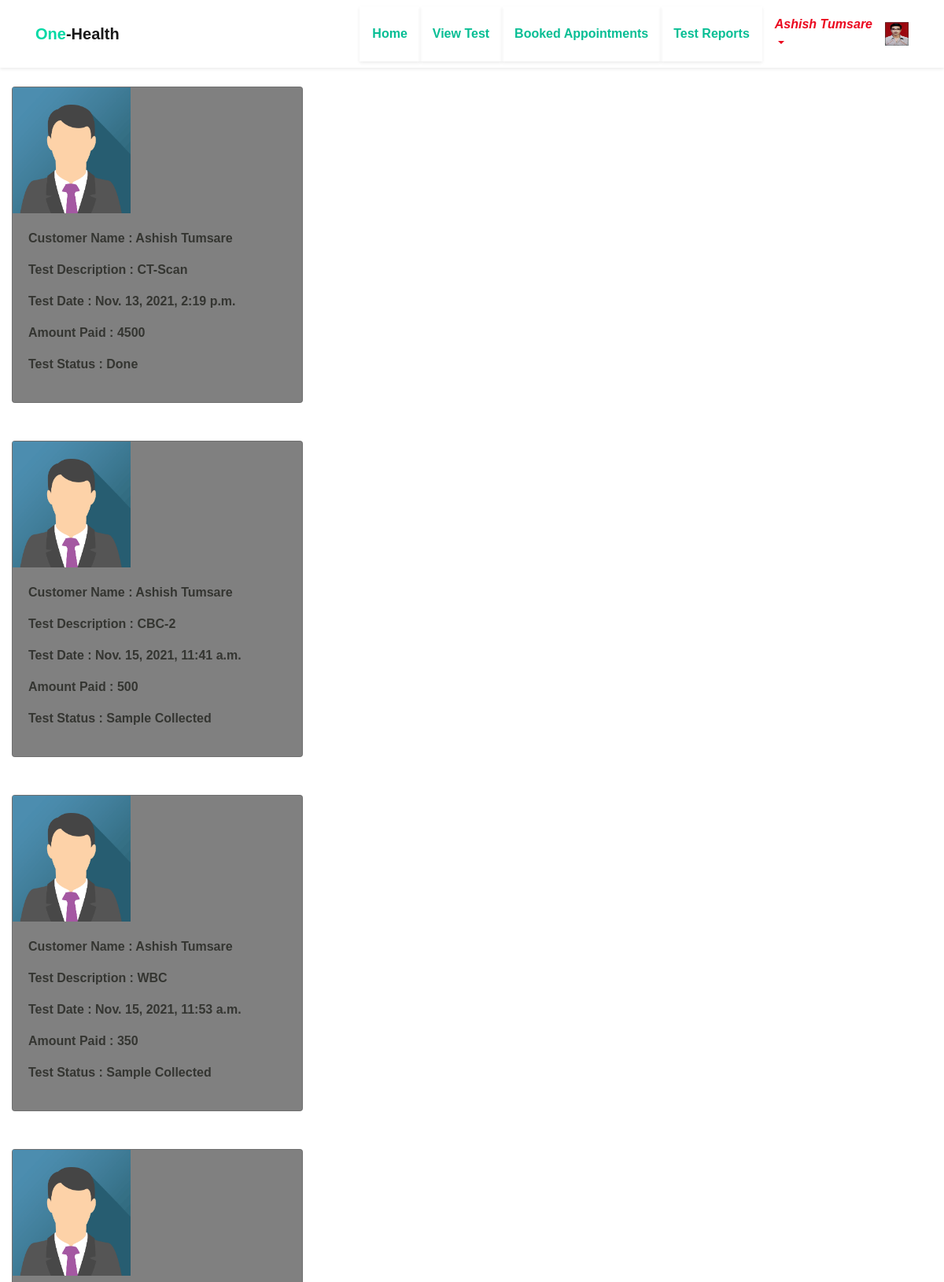
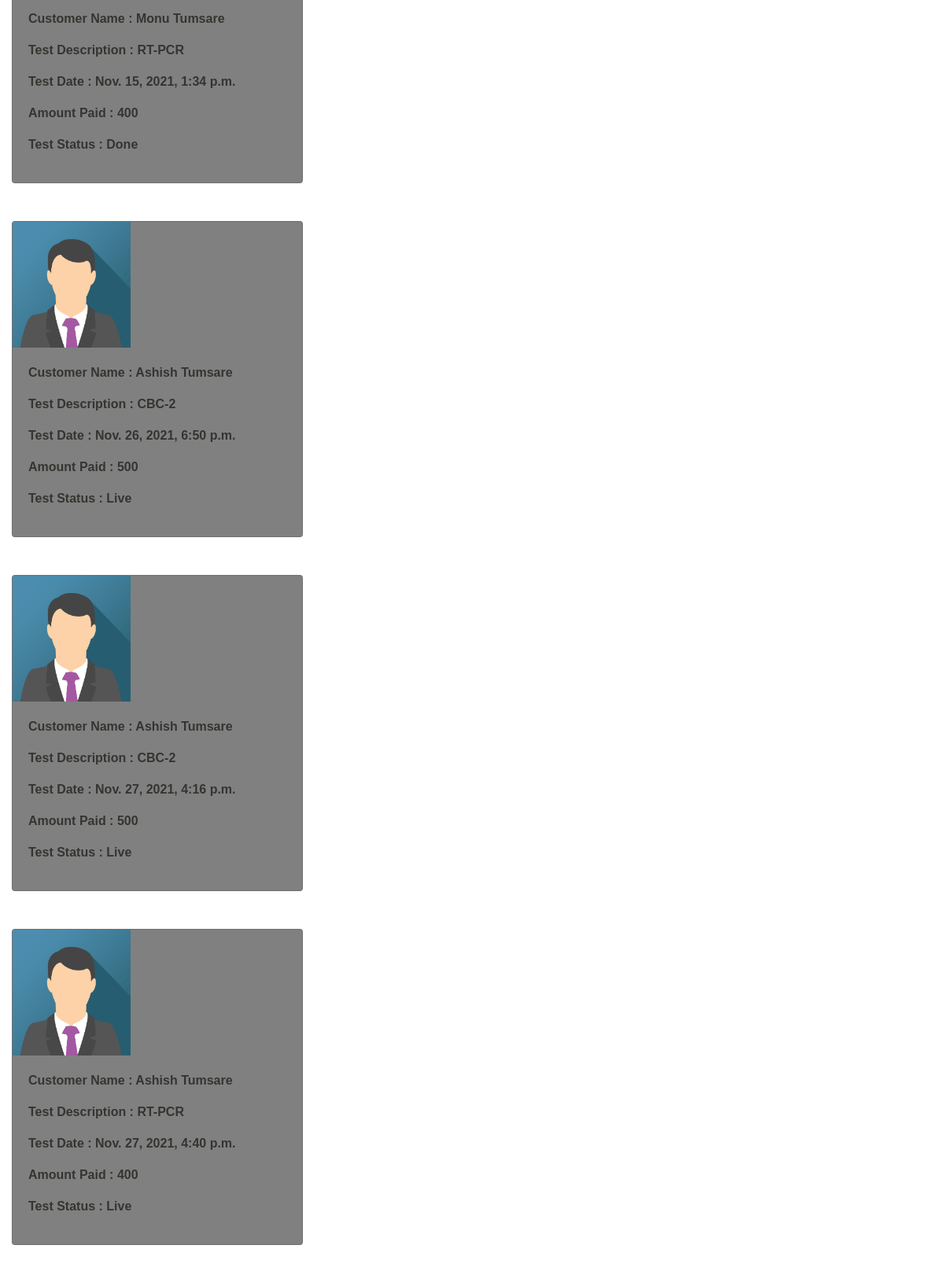
/my-bookings/ (signed in, upper part), run on the app's committed database (2 pictures, top to bottom).
### customer/models.py (models this page shows, shortened)
class Customer(models.Model):
    fname = models.CharField(max_length=10)
    lname = models.CharField(max_length=10)
    email = models.EmailField(unique=True)
    mobile = models.CharField(max_length=14)
    password = models.CharField(max_length=15)
    address = models.TextField()
    pic = models.FileField(upload_to='profile',null=True,blank=True,default='avtar.png')

class Appointment(models.Model):
    customer = models.ForeignKey(Customer,on_delete=models.CASCADE)
    test = models.ForeignKey(Test,on_delete=models.CASCADE)
    date = models.DateTimeField(auto_now_add=True)
    amount = models.IntegerField()
    status = models.CharField(max_length=20, default='Live')
    payment_id = models.CharField(max_length=50,default='')
    test_result = models.FileField(upload_to='test_report',null=True,blank=True)

### employee/models.py (models this page shows, shortened)
class Test(models.Model):
    employee = models.ForeignKey(Employee,on_delete=models.CASCADE)
    test_name = models.CharField(max_length=20)
    test_added_by = models.DateTimeField(auto_now_add=True)
    test_desc = models.TextField()
    test_rate = models.IntegerField()

### customer/views.py (the view)
# urls.py: path('my-bookings/',views.my_bookings,name='my-bookings'),
def my_bookings(request):
    uid = Customer.objects.get(email=request.session['email'])
    appointments = Appointment.objects.all()
    return render(request,'my-bookings.html',{'uid':uid,'appointments':appointments})

### customer/templates/my-bookings.html (shortened to what this page needs)
{% extends 'customer/cheader.html' %}
{% load static %}
{% block content %}
{% for appointment in appointments %}
<br>
  <div class="col-md-4">
    <div style="background-color:grey;" class="card card-profile">
      <div class="card-avatar">
          <img class="img-circle" src="{% static 'avtar.png' %}" alt = 'image' width="150" height="160"/>
      </div>
      <b>
      <div class="card-body">
        <p class="card-description">
          Customer Name : {{appointment.customer.fname}} {{appointment.customer.lname}}
        </p>
        <p class="card-description">
          Test Description : {{appointment.test.test_name}}
        </p>
        <p class="card-description">
          Test Date : {{appointment.date}}
        </p>
        <p class="card-description">
          Amount Paid : {{appointment.amount}}
        </p>
        <p class="card-description">
          Test Status : {{appointment.status}}
        </p>
        </b>
      </div>
    </div>
  <br>
{% endfor %}
{% endblock %}

### customer/templates/customer/cheader.html (shortened to what this page needs)
{% load  static %}
<!DOCTYPE html>
<html lang="en">
<head>
  <link rel="stylesheet" href="{% static 'assets/css/maicons.css' %}">
  <link rel="stylesheet" href="{% static 'assets/css/bootstrap.css' %}">
  <link rel="stylesheet" href="{% static 'assets/vendor/owl-carousel/css/owl.carousel.css' %}">
  <link rel="stylesheet" href="{% static 'assets/vendor/animate/animate.css' %}">
  <link rel="stylesheet" href="{% static 'assets/css/theme.css' %}">
</head>
<body>
  <header>
    <nav class="navbar navbar-expand-lg navbar-light shadow-sm">
      <div class="container">
        <a class="navbar-brand" href="#"><span class="text-primary">One</span>-Health</a>
        <div class="collapse navbar-collapse" id="navbarSupport">
          <ul class="navbar-nav ml-auto">
            <li class="nav-item active">
              <a class="navbar navbar-expand-lg navbar-light shadow-sm" href="{% url 'index' %}"><b>Home</b></a>
            </li>
            <li class="nav-item">
              <a class="navbar navbar-expand-lg navbar-light shadow-sm" href="{% url 'view-test' %}"><b>View Test</b></a>
            </li>
            <li class="nav-item">
              <a class="navbar navbar-expand-lg navbar-light shadow-sm" href="{% url 'my-bookings' %}"><b>Booked Appointments</b></a>
            </li>
            <li class="nav-item">
              <a class="navbar navbar-expand-lg navbar-light shadow-sm" href="{% url 'test-reports' %}"> <b> Test Reports </b> </a>
            </li>
            <li class="nav-item">
             <div class="nav-item dropdown">
                          <a style = "color:#eb091f;" href="#" class="nav-link dropdown-toggle" data-toggle="dropdown">
                          <b ><i>{{uid.fname}} {{uid.lname}}</i></b>
                          </a>
              <li class="nav-item">
              <div><img  src="{{uid.pic.url}}" height="30" width="30"  /></div>
            </li>
            </li>
          </ul>
        </div>
      </div>
    </nav>
  </header>
      {% block content %}
      {% endblock %}
</body>
</html>

### customer/static/assets/css/theme.css (style rules this page uses)
:root { --primary: #00D9A5; --accent: #FF3D85; --secondary: #4E5AFE; --warning: #EED818; --info: #05B4E1; --danger: #FF4943; --success: #96C93D; --dark: #343531; --light: #F5F9F6; --cs: #596261; --grey: #6E807A; }
body { font-family: "Source Sans Pro", sans-serif; line-height: 1.5; color: #343531; }
a { color: #07be94; text-decoration: none; background-color: transparent; }
.text-primary { color: #00D9A5 !important; }
.navbar { min-height: 70px; }
.navbar-brand { font-weight: 600; padding-top: 10px; padding-bottom: 10px; }
.navbar-nav { margin-top: 10px; border-top: 1px solid #E8EEE4; flex-shrink: 0; }
.navbar-nav .nav-link { transition: all .2s ease; }
.navbar-light .navbar-nav .nav-link { color: rgba(110, 128, 122, 0.8); }
@media (min-width: 992px) { .navbar-expand-lg .navbar-nav { margin-top: 0; border-top: none; } }
@media (min-width: 992px) { .navbar-expand-lg .navbar-nav .nav-link { padding-right: 16px; padding-left: 16px; } }
@media (min-width: 992px) { .navbar-expand-lg .navbar-nav { align-items: center; } }

### data on the page
Customer: fname "Ashish", lname "Tumsare", pic (picture)
Appointment: customer.fname "Ashish", customer.lname "Tumsare", test.test_name "CT-Scan", date "Nov. 13, 2021, 2:19 p.m.", amount "4500", status "Done"
Appointment: customer.fname "Ashish", customer.lname "Tumsare", test.test_name "CBC-2", date "Nov. 15, 2021, 11:41 a.m.", amount "500", status "Sample Collected"
Appointment: customer.fname "Ashish", customer.lname "Tumsare", test.test_name "WBC", date "Nov. 15, 2021, 11:53 a.m.", amount "350", status "Sample Collected"
Appointment: customer.fname "Monu", customer.lname "Tumsare", test.test_name "RT-PCR", date "Nov. 15, 2021, 1:34 p.m.", amount "400", status "Done"
Appointment: customer.fname "Ashish", customer.lname "Tumsare", test.test_name "CBC-2", date "Nov. 26, 2021, 6:50 p.m.", amount "500", status "Live"
Appointment: customer.fname "Ashish", customer.lname "Tumsare", test.test_name "CBC-2", date "Nov. 27, 2021, 4:16 p.m.", amount "500", status "Live"
Appointment: customer.fname "Ashish", customer.lname "Tumsare", test.test_name "RT-PCR", date "Nov. 27, 2021, 4:40 p.m.", amount "400", status "Live"
